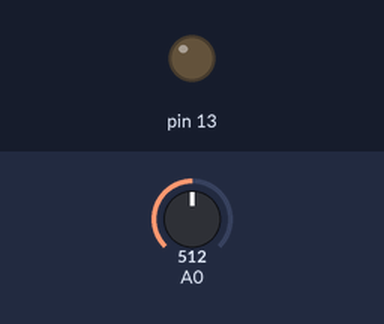
Bench run of a sketch on a simulated Arduino Uno, built with avr-gcc and run on an emulated ATmega328P. On the bench: output pins drawn as LEDs (lit = HIGH). The test bench sets the inputs (shaded band); at power-on: A0 = 512.

Above: at 1.2 s.
1.3 s: A0 set to 521
At 2.5 s:
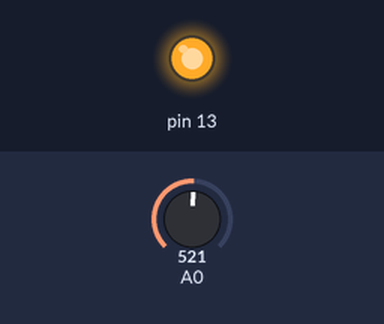
2.8 s: A0 set to 511
At 3.9 s:
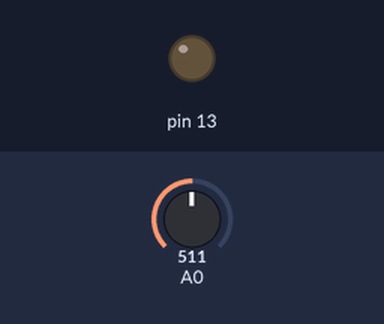
4.3 s: A0 set to 716
At 5.0 s:
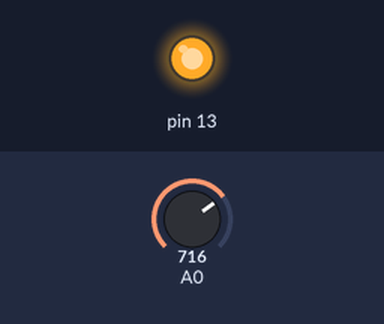
Timing chart, 0 to 7.3 s (numbered marks = the images above; inputs shaded):
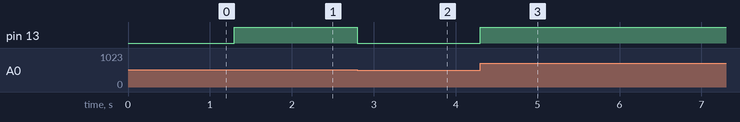

The sketch:

activity_03.ino
```cpp
int x;
float y;

void setup() {
  Serial.begin(9600);
  pinMode(13,OUTPUT);

}

void loop() {
 x = analogRead(A0);
 if(x>512){
    digitalWrite(13,HIGH);
  }
  else{
      digitalWrite(13,LOW);
    }

}
```

Measured:
- the behaviour switches between 512 and 513 on A0 (found by bisection; images 0 and 1)
- after the input at 1.3 s, pin 13: LOW → HIGH at once
- after the input at 2.8 s, pin 13: HIGH → LOW at once
- after the input at 4.3 s, pin 13: LOW → HIGH at once
